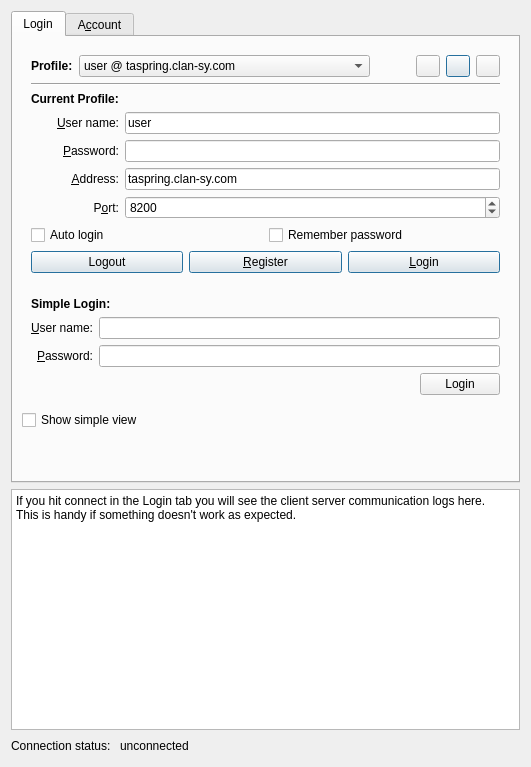
<?xml version="1.0" encoding="UTF-8"?>
<ui version="4.0">
 <class>ConnectionWidget</class>
 <widget class="QWidget" name="ConnectionWidget">
  <property name="geometry">
   <rect>
    <x>0</x>
    <y>0</y>
    <width>531</width>
    <height>767</height>
   </rect>
  </property>
  <property name="sizePolicy">
   <sizepolicy hsizetype="Expanding" vsizetype="Minimum">
    <horstretch>0</horstretch>
    <verstretch>0</verstretch>
   </sizepolicy>
  </property>
  <property name="windowTitle">
   <string>Connect to a lobby server </string>
  </property>
  <layout class="QGridLayout">
   <item row="1" column="0" colspan="3">
    <widget class="QTextBrowser" name="connectionLogTextBrowser">
     <property name="sizePolicy">
      <sizepolicy hsizetype="Expanding" vsizetype="Expanding">
       <horstretch>0</horstretch>
       <verstretch>0</verstretch>
      </sizepolicy>
     </property>
     <property name="html">
      <string>&lt;!DOCTYPE HTML PUBLIC &quot;-//W3C//DTD HTML 4.0//EN&quot; &quot;http://www.w3.org/TR/REC-html40/strict.dtd&quot;&gt;
&lt;html&gt;&lt;head&gt;&lt;meta name=&quot;qrichtext&quot; content=&quot;1&quot; /&gt;&lt;style type=&quot;text/css&quot;&gt;
p, li { white-space: pre-wrap; }
&lt;/style&gt;&lt;/head&gt;&lt;body style=&quot; font-family:'DejaVu Sans'; font-size:9pt; font-weight:400; font-style:normal;&quot;&gt;
&lt;p style=&quot; margin-top:0px; margin-bottom:0px; margin-left:0px; margin-right:0px; -qt-block-indent:0; text-indent:0px;&quot;&gt;&lt;span style=&quot; font-family:'Sans Serif';&quot;&gt;If you hit connect in the Login tab you will see the client server communication logs here. &lt;/span&gt;&lt;/p&gt;
&lt;p style=&quot; margin-top:0px; margin-bottom:0px; margin-left:0px; margin-right:0px; -qt-block-indent:0; text-indent:0px;&quot;&gt;&lt;span style=&quot; font-family:'Sans Serif';&quot;&gt;This is handy if something doesn't work as expected.&lt;/span&gt;&lt;/p&gt;
&lt;p style=&quot;-qt-paragraph-type:empty; margin-top:0px; margin-bottom:0px; margin-left:0px; margin-right:0px; -qt-block-indent:0; text-indent:0px; font-family:'Sans Serif';&quot;&gt;&lt;/p&gt;&lt;/body&gt;&lt;/html&gt;</string>
     </property>
    </widget>
   </item>
   <item row="2" column="2">
    <spacer>
     <property name="orientation">
      <enum>Qt::Horizontal</enum>
     </property>
     <property name="sizeHint" stdset="0">
      <size>
       <width>441</width>
       <height>20</height>
      </size>
     </property>
    </spacer>
   </item>
   <item row="2" column="1">
    <widget class="QLabel" name="statusLabel">
     <property name="text">
      <string>unconnected</string>
     </property>
    </widget>
   </item>
   <item row="2" column="0">
    <widget class="QLabel" name="label_8">
     <property name="text">
      <string>Connection status: </string>
     </property>
    </widget>
   </item>
   <item row="0" column="0" colspan="3">
    <widget class="QTabWidget" name="tabWidget">
     <property name="sizePolicy">
      <sizepolicy hsizetype="Expanding" vsizetype="Minimum">
       <horstretch>0</horstretch>
       <verstretch>0</verstretch>
      </sizepolicy>
     </property>
     <property name="tabPosition">
      <enum>QTabWidget::North</enum>
     </property>
     <property name="currentIndex">
      <number>0</number>
     </property>
     <widget class="QWidget" name="tab_2">
      <attribute name="title">
       <string>Login</string>
      </attribute>
      <layout class="QVBoxLayout" name="verticalLayout">
       <item>
        <widget class="QWidget" name="complexloginform" native="true">
         <property name="enabled">
          <bool>true</bool>
         </property>
         <property name="sizePolicy">
          <sizepolicy hsizetype="Preferred" vsizetype="Expanding">
           <horstretch>0</horstretch>
           <verstretch>0</verstretch>
          </sizepolicy>
         </property>
         <layout class="QGridLayout" name="gridLayout">
          <item row="0" column="0">
           <layout class="QHBoxLayout" name="horizontalLayout_3">
            <item>
             <widget class="QLabel" name="label">
              <property name="font">
               <font>
                <weight>75</weight>
                <italic>false</italic>
                <bold>true</bold>
               </font>
              </property>
              <property name="text">
               <string>Profile:</string>
              </property>
              <property name="buddy">
               <cstring>profileComboBox</cstring>
              </property>
             </widget>
            </item>
            <item>
             <widget class="QComboBox" name="profileComboBox">
              <property name="sizePolicy">
               <sizepolicy hsizetype="MinimumExpanding" vsizetype="Fixed">
                <horstretch>200</horstretch>
                <verstretch>0</verstretch>
               </sizepolicy>
              </property>
              <item>
               <property name="text">
                <string>user @ taspring.clan-sy.com</string>
               </property>
              </item>
             </widget>
            </item>
            <item>
             <spacer name="horizontalSpacer">
              <property name="orientation">
               <enum>Qt::Horizontal</enum>
              </property>
              <property name="sizeHint" stdset="0">
               <size>
                <width>40</width>
                <height>20</height>
               </size>
              </property>
             </spacer>
            </item>
            <item>
             <widget class="QPushButton" name="newProfileButton">
              <property name="enabled">
               <bool>true</bool>
              </property>
              <property name="sizePolicy">
               <sizepolicy hsizetype="Minimum" vsizetype="Fixed">
                <horstretch>0</horstretch>
                <verstretch>0</verstretch>
               </sizepolicy>
              </property>
              <property name="maximumSize">
               <size>
                <width>24</width>
                <height>16777215</height>
               </size>
              </property>
              <property name="toolTip">
               <string extracomment="this"/>
              </property>
              <property name="whatsThis">
               <string extracomment="is"/>
              </property>
              <property name="accessibleName">
               <string extracomment="tool"/>
              </property>
              <property name="accessibleDescription">
               <string extracomment="tip"/>
              </property>
              <property name="text">
               <string/>
              </property>
              <property name="icon">
               <iconset resource="../resources.qrc">
                <normaloff>:/icons/trolltech/filenew.png</normaloff>:/icons/trolltech/filenew.png</iconset>
              </property>
              <property name="default">
               <bool>false</bool>
              </property>
              <property name="flat">
               <bool>false</bool>
              </property>
             </widget>
            </item>
            <item>
             <widget class="QPushButton" name="saveProfileButton">
              <property name="maximumSize">
               <size>
                <width>24</width>
                <height>16777215</height>
               </size>
              </property>
              <property name="text">
               <string/>
              </property>
              <property name="icon">
               <iconset resource="../resources.qrc">
                <normaloff>:/icons/trolltech/filesave.png</normaloff>:/icons/trolltech/filesave.png</iconset>
              </property>
              <property name="autoDefault">
               <bool>true</bool>
              </property>
              <property name="default">
               <bool>true</bool>
              </property>
             </widget>
            </item>
            <item>
             <widget class="QPushButton" name="delProfileButton">
              <property name="maximumSize">
               <size>
                <width>24</width>
                <height>16777215</height>
               </size>
              </property>
              <property name="text">
               <string/>
              </property>
              <property name="icon">
               <iconset resource="../resources.qrc">
                <normaloff>:/icons/editdelete.png</normaloff>:/icons/editdelete.png</iconset>
              </property>
             </widget>
            </item>
           </layout>
          </item>
          <item row="1" column="0">
           <widget class="Line" name="line_2">
            <property name="orientation">
             <enum>Qt::Horizontal</enum>
            </property>
           </widget>
          </item>
          <item row="2" column="0">
           <layout class="QGridLayout" name="gridLayout_2">
            <property name="margin">
             <number>0</number>
            </property>
            <item row="1" column="0">
             <widget class="QLabel" name="userNameLabel">
              <property name="text">
               <string>&amp;User name:</string>
              </property>
              <property name="alignment">
               <set>Qt::AlignRight|Qt::AlignTrailing|Qt::AlignVCenter</set>
              </property>
              <property name="buddy">
               <cstring>profileUserNameLineEdit</cstring>
              </property>
             </widget>
            </item>
            <item row="1" column="1">
             <widget class="QLineEdit" name="profileUserNameLineEdit">
              <property name="sizePolicy">
               <sizepolicy hsizetype="Expanding" vsizetype="Fixed">
                <horstretch>200</horstretch>
                <verstretch>0</verstretch>
               </sizepolicy>
              </property>
              <property name="toolTip">
               <string>Lobby username like drZero23 or [Clan]Username</string>
              </property>
              <property name="text">
               <string>user</string>
              </property>
             </widget>
            </item>
            <item row="3" column="0">
             <widget class="QLabel" name="addressLabel">
              <property name="text">
               <string>&amp;Address:</string>
              </property>
              <property name="alignment">
               <set>Qt::AlignRight|Qt::AlignTrailing|Qt::AlignVCenter</set>
              </property>
              <property name="buddy">
               <cstring>profileServerAddressLineEdit</cstring>
              </property>
             </widget>
            </item>
            <item row="3" column="1">
             <widget class="QLineEdit" name="profileServerAddressLineEdit">
              <property name="toolTip">
               <string>Address of the TASServer. Most likely taspring.clan-sy.com</string>
              </property>
              <property name="text">
               <string>taspring.clan-sy.com</string>
              </property>
             </widget>
            </item>
            <item row="4" column="0">
             <widget class="QLabel" name="portLabel">
              <property name="text">
               <string>P&amp;ort:</string>
              </property>
              <property name="alignment">
               <set>Qt::AlignRight|Qt::AlignTrailing|Qt::AlignVCenter</set>
              </property>
              <property name="buddy">
               <cstring>profilePortSpinBox</cstring>
              </property>
             </widget>
            </item>
            <item row="4" column="1">
             <widget class="QSpinBox" name="profilePortSpinBox">
              <property name="toolTip">
               <string>TCP port which is used by the TASServer. Most likely 8200.</string>
              </property>
              <property name="minimum">
               <number>1</number>
              </property>
              <property name="maximum">
               <number>65535</number>
              </property>
              <property name="value">
               <number>8200</number>
              </property>
             </widget>
            </item>
            <item row="2" column="1">
             <widget class="QLineEdit" name="passwordLineEdit">
              <property name="sizePolicy">
               <sizepolicy hsizetype="Expanding" vsizetype="Fixed">
                <horstretch>200</horstretch>
                <verstretch>0</verstretch>
               </sizepolicy>
              </property>
              <property name="toolTip">
               <string>Lobby username like drZero23 or [Clan]Username</string>
              </property>
              <property name="text">
               <string/>
              </property>
              <property name="echoMode">
               <enum>QLineEdit::Password</enum>
              </property>
             </widget>
            </item>
            <item row="2" column="0">
             <widget class="QLabel" name="passwordLabel">
              <property name="text">
               <string>&amp;Password:</string>
              </property>
              <property name="alignment">
               <set>Qt::AlignRight|Qt::AlignTrailing|Qt::AlignVCenter</set>
              </property>
              <property name="buddy">
               <cstring>passwordLineEdit</cstring>
              </property>
             </widget>
            </item>
            <item row="0" column="0">
             <widget class="QLabel" name="label_6">
              <property name="font">
               <font>
                <weight>75</weight>
                <bold>true</bold>
               </font>
              </property>
              <property name="text">
               <string>Current Profile:</string>
              </property>
             </widget>
            </item>
           </layout>
          </item>
          <item row="3" column="0">
           <layout class="QHBoxLayout" name="optionLayout">
            <item>
             <widget class="QCheckBox" name="autoLoginCheckBox">
              <property name="text">
               <string>Auto login</string>
              </property>
             </widget>
            </item>
            <item>
             <widget class="QCheckBox" name="rememberPassCheckBox">
              <property name="text">
               <string>Remember password</string>
              </property>
             </widget>
            </item>
           </layout>
          </item>
          <item row="4" column="0">
           <layout class="QHBoxLayout" name="horizontalLayout">
            <item>
             <widget class="QPushButton" name="logoutButton">
              <property name="enabled">
               <bool>true</bool>
              </property>
              <property name="text">
               <string>Logout</string>
              </property>
              <property name="autoDefault">
               <bool>true</bool>
              </property>
              <property name="default">
               <bool>true</bool>
              </property>
             </widget>
            </item>
            <item>
             <widget class="QPushButton" name="registerUserPushButton">
              <property name="enabled">
               <bool>true</bool>
              </property>
              <property name="text">
               <string>&amp;Register</string>
              </property>
              <property name="autoDefault">
               <bool>true</bool>
              </property>
              <property name="default">
               <bool>true</bool>
              </property>
             </widget>
            </item>
            <item>
             <widget class="QPushButton" name="loginButton">
              <property name="enabled">
               <bool>true</bool>
              </property>
              <property name="text">
               <string>&amp;Login</string>
              </property>
              <property name="autoDefault">
               <bool>true</bool>
              </property>
              <property name="default">
               <bool>true</bool>
              </property>
             </widget>
            </item>
           </layout>
          </item>
         </layout>
        </widget>
       </item>
       <item>
        <widget class="QWidget" name="simpleloginform" native="true">
         <layout class="QVBoxLayout" name="verticalLayout_4">
          <item>
           <widget class="QLabel" name="label_10">
            <property name="font">
             <font>
              <weight>75</weight>
              <bold>true</bold>
             </font>
            </property>
            <property name="text">
             <string>Simple Login:</string>
            </property>
           </widget>
          </item>
          <item>
           <layout class="QGridLayout" name="gridLayout_3">
            <item row="1" column="0">
             <widget class="QLabel" name="simplePasswdLabel">
              <property name="layoutDirection">
               <enum>Qt::LeftToRight</enum>
              </property>
              <property name="text">
               <string>&amp;Password:</string>
              </property>
              <property name="alignment">
               <set>Qt::AlignRight|Qt::AlignTrailing|Qt::AlignVCenter</set>
              </property>
              <property name="buddy">
               <cstring>simplePasswdEdit</cstring>
              </property>
             </widget>
            </item>
            <item row="0" column="0">
             <widget class="QLabel" name="simpleUsernameLabel">
              <property name="layoutDirection">
               <enum>Qt::LeftToRight</enum>
              </property>
              <property name="text">
               <string>&amp;User name:</string>
              </property>
              <property name="alignment">
               <set>Qt::AlignRight|Qt::AlignTrailing|Qt::AlignVCenter</set>
              </property>
              <property name="buddy">
               <cstring>simpleUsernameEdit</cstring>
              </property>
             </widget>
            </item>
            <item row="1" column="1">
             <widget class="QLineEdit" name="simplePasswdEdit">
              <property name="echoMode">
               <enum>QLineEdit::Password</enum>
              </property>
             </widget>
            </item>
            <item row="0" column="1">
             <widget class="QLineEdit" name="simpleUsernameEdit"/>
            </item>
           </layout>
          </item>
          <item>
           <layout class="QHBoxLayout" name="horizontalLayout_2">
            <item>
             <spacer name="horizontalSpacer_2">
              <property name="orientation">
               <enum>Qt::Horizontal</enum>
              </property>
              <property name="sizeHint" stdset="0">
               <size>
                <width>40</width>
                <height>20</height>
               </size>
              </property>
             </spacer>
            </item>
            <item>
             <widget class="QPushButton" name="simpleLoginButton">
              <property name="text">
               <string>Login</string>
              </property>
             </widget>
            </item>
           </layout>
          </item>
         </layout>
        </widget>
       </item>
       <item>
        <widget class="QCheckBox" name="simpleDetailedSwitch">
         <property name="text">
          <string>Show simple view</string>
         </property>
        </widget>
       </item>
       <item>
        <spacer name="verticalSpacer">
         <property name="orientation">
          <enum>Qt::Vertical</enum>
         </property>
         <property name="sizeHint" stdset="0">
          <size>
           <width>20</width>
           <height>40</height>
          </size>
         </property>
        </spacer>
       </item>
      </layout>
     </widget>
     <widget class="QWidget" name="editaccounttab">
      <attribute name="title">
       <string>A&amp;ccount</string>
      </attribute>
      <attribute name="toolTip">
       <string>If logged in you can rename your account login (username / login name). Usename [fOO]baR </string>
      </attribute>
      <layout class="QVBoxLayout" name="verticalLayout_3">
       <item>
        <widget class="QLabel" name="label_4">
         <property name="font">
          <font>
           <pointsize>9</pointsize>
           <weight>75</weight>
           <bold>true</bold>
          </font>
         </property>
         <property name="text">
          <string>Rename:</string>
         </property>
        </widget>
       </item>
       <item>
        <layout class="QGridLayout" name="gridLayout_5">
         <item row="0" column="0">
          <widget class="QLabel" name="newUsernameLabel">
           <property name="enabled">
            <bool>false</bool>
           </property>
           <property name="text">
            <string>&amp;New user name:</string>
           </property>
           <property name="alignment">
            <set>Qt::AlignRight|Qt::AlignTrailing|Qt::AlignVCenter</set>
           </property>
           <property name="buddy">
            <cstring>newUsernameLineEdit</cstring>
           </property>
          </widget>
         </item>
         <item row="0" column="1">
          <widget class="QLineEdit" name="newUsernameLineEdit">
           <property name="enabled">
            <bool>false</bool>
           </property>
           <property name="sizePolicy">
            <sizepolicy hsizetype="Expanding" vsizetype="Fixed">
             <horstretch>222</horstretch>
             <verstretch>0</verstretch>
            </sizepolicy>
           </property>
          </widget>
         </item>
        </layout>
       </item>
       <item>
        <layout class="QHBoxLayout">
         <item>
          <spacer>
           <property name="orientation">
            <enum>Qt::Horizontal</enum>
           </property>
           <property name="sizeHint" stdset="0">
            <size>
             <width>398</width>
             <height>30</height>
            </size>
           </property>
          </spacer>
         </item>
         <item>
          <widget class="QPushButton" name="renameButton">
           <property name="enabled">
            <bool>false</bool>
           </property>
           <property name="text">
            <string>R&amp;ename</string>
           </property>
          </widget>
         </item>
        </layout>
       </item>
       <item>
        <widget class="QLabel" name="label_2">
         <property name="text">
          <string>You must be logged in to rename your account (username).</string>
         </property>
        </widget>
       </item>
       <item>
        <widget class="Line" name="line">
         <property name="orientation">
          <enum>Qt::Horizontal</enum>
         </property>
        </widget>
       </item>
       <item>
        <widget class="QLabel" name="label_5">
         <property name="font">
          <font>
           <weight>75</weight>
           <bold>true</bold>
          </font>
         </property>
         <property name="text">
          <string>Change password:</string>
         </property>
        </widget>
       </item>
       <item>
        <layout class="QVBoxLayout" name="_4">
         <item>
          <layout class="QGridLayout" name="gridLayout_4" rowstretch="0,0" columnstretch="0,0">
           <property name="margin">
            <number>0</number>
           </property>
           <item row="0" column="0">
            <widget class="QLabel" name="oldPasswordLabel">
             <property name="enabled">
              <bool>false</bool>
             </property>
             <property name="layoutDirection">
              <enum>Qt::LeftToRight</enum>
             </property>
             <property name="text">
              <string>&amp;Old password:</string>
             </property>
             <property name="alignment">
              <set>Qt::AlignRight|Qt::AlignTrailing|Qt::AlignVCenter</set>
             </property>
             <property name="buddy">
              <cstring>oldPasswordLineEdit</cstring>
             </property>
            </widget>
           </item>
           <item row="1" column="0">
            <widget class="QLabel" name="newPasswordLabel">
             <property name="enabled">
              <bool>false</bool>
             </property>
             <property name="layoutDirection">
              <enum>Qt::LeftToRight</enum>
             </property>
             <property name="text">
              <string>&amp;New password:</string>
             </property>
             <property name="alignment">
              <set>Qt::AlignRight|Qt::AlignTrailing|Qt::AlignVCenter</set>
             </property>
             <property name="buddy">
              <cstring>newPasswordLineEdit</cstring>
             </property>
            </widget>
           </item>
           <item row="1" column="1">
            <widget class="QLineEdit" name="newPasswordLineEdit">
             <property name="enabled">
              <bool>false</bool>
             </property>
             <property name="sizePolicy">
              <sizepolicy hsizetype="Expanding" vsizetype="Fixed">
               <horstretch>222</horstretch>
               <verstretch>0</verstretch>
              </sizepolicy>
             </property>
            </widget>
           </item>
           <item row="0" column="1">
            <widget class="QLineEdit" name="oldPasswordLineEdit">
             <property name="enabled">
              <bool>false</bool>
             </property>
             <property name="sizePolicy">
              <sizepolicy hsizetype="Expanding" vsizetype="Fixed">
               <horstretch>222</horstretch>
               <verstretch>0</verstretch>
              </sizepolicy>
             </property>
            </widget>
           </item>
          </layout>
         </item>
        </layout>
       </item>
       <item>
        <layout class="QHBoxLayout" name="_2">
         <item>
          <spacer>
           <property name="orientation">
            <enum>Qt::Horizontal</enum>
           </property>
           <property name="sizeHint" stdset="0">
            <size>
             <width>151</width>
             <height>20</height>
            </size>
           </property>
          </spacer>
         </item>
         <item>
          <widget class="QPushButton" name="changePasswordButton">
           <property name="enabled">
            <bool>false</bool>
           </property>
           <property name="text">
            <string>&amp;Change</string>
           </property>
          </widget>
         </item>
        </layout>
       </item>
       <item>
        <widget class="QLabel" name="label_3">
         <property name="text">
          <string>You must be logged in to change your password.</string>
         </property>
        </widget>
       </item>
       <item>
        <spacer name="spacer">
         <property name="orientation">
          <enum>Qt::Vertical</enum>
         </property>
         <property name="sizeHint" stdset="0">
          <size>
           <width>20</width>
           <height>49</height>
          </size>
         </property>
        </spacer>
       </item>
      </layout>
     </widget>
    </widget>
   </item>
  </layout>
 </widget>
 <tabstops>
  <tabstop>tabWidget</tabstop>
  <tabstop>profileComboBox</tabstop>
  <tabstop>newProfileButton</tabstop>
  <tabstop>saveProfileButton</tabstop>
  <tabstop>delProfileButton</tabstop>
  <tabstop>profileUserNameLineEdit</tabstop>
  <tabstop>passwordLineEdit</tabstop>
  <tabstop>profileServerAddressLineEdit</tabstop>
  <tabstop>profilePortSpinBox</tabstop>
  <tabstop>autoLoginCheckBox</tabstop>
  <tabstop>rememberPassCheckBox</tabstop>
  <tabstop>loginButton</tabstop>
  <tabstop>registerUserPushButton</tabstop>
  <tabstop>logoutButton</tabstop>
  <tabstop>simpleUsernameEdit</tabstop>
  <tabstop>simplePasswdEdit</tabstop>
  <tabstop>simpleLoginButton</tabstop>
  <tabstop>simpleDetailedSwitch</tabstop>
  <tabstop>connectionLogTextBrowser</tabstop>
  <tabstop>newUsernameLineEdit</tabstop>
  <tabstop>renameButton</tabstop>
  <tabstop>oldPasswordLineEdit</tabstop>
  <tabstop>newPasswordLineEdit</tabstop>
  <tabstop>changePasswordButton</tabstop>
 </tabstops>
 <resources>
  <include location="../resources.qrc"/>
 </resources>
 <connections/>
</ui>
